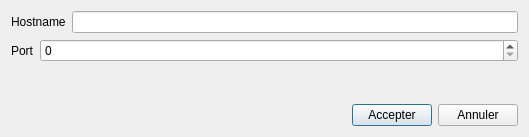
<?xml version="1.0" encoding="UTF-8"?>
<ui version="4.0">
 <class>messenger</class>
 <widget class="QDialog" name="messenger">
  <property name="geometry">
   <rect>
    <x>0</x>
    <y>0</y>
    <width>529</width>
    <height>137</height>
   </rect>
  </property>
  <property name="windowTitle">
   <string>Dialog</string>
  </property>
  <layout class="QVBoxLayout" name="verticalLayout">
   <item>
    <layout class="QHBoxLayout" name="horizontalLayout">
     <item>
      <widget class="QLabel" name="label">
       <property name="text">
        <string>Hostname</string>
       </property>
      </widget>
     </item>
     <item>
      <widget class="QLineEdit" name="hostname"/>
     </item>
    </layout>
   </item>
   <item>
    <layout class="QFormLayout" name="formLayout">
     <item row="0" column="0">
      <widget class="QLabel" name="label_2">
       <property name="text">
        <string>Port</string>
       </property>
      </widget>
     </item>
     <item row="0" column="1">
      <widget class="QSpinBox" name="port"/>
     </item>
    </layout>
   </item>
   <item>
    <layout class="QHBoxLayout" name="horizontalLayout_2">
     <item>
      <spacer name="horizontalSpacer">
       <property name="orientation">
        <enum>Qt::Horizontal</enum>
       </property>
       <property name="sizeHint" stdset="0">
        <size>
         <width>40</width>
         <height>20</height>
        </size>
       </property>
      </spacer>
     </item>
     <item>
      <widget class="QPushButton" name="pb_accepter">
       <property name="text">
        <string>Accepter</string>
       </property>
      </widget>
     </item>
     <item>
      <widget class="QPushButton" name="pb_cancel">
       <property name="text">
        <string>Annuler</string>
       </property>
      </widget>
     </item>
    </layout>
   </item>
  </layout>
 </widget>
 <resources/>
 <connections/>
</ui>
